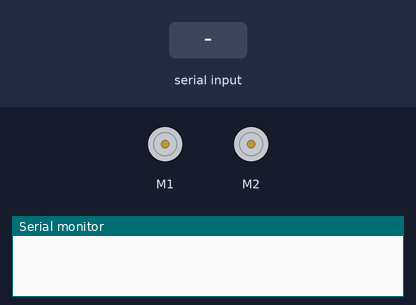
A sketch run on a simulated Arduino Uno, built with avr-gcc and run on an emulated ATmega328P. Shown: 2 × DC motor (green arrow = forward, orange = backward, longer = faster), the last lines printed to the serial monitor. Inputs (shaded band) come from the test bench.

Above: at 1.2 s.
1.3 s: "F" received over Serial
At 1.6 s:
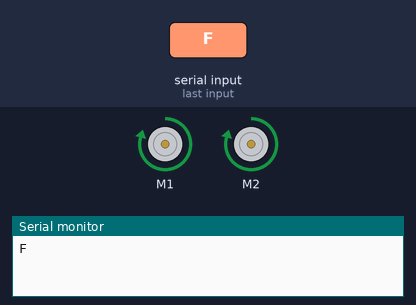
2.8 s: "B" received over Serial
At 3.9 s:
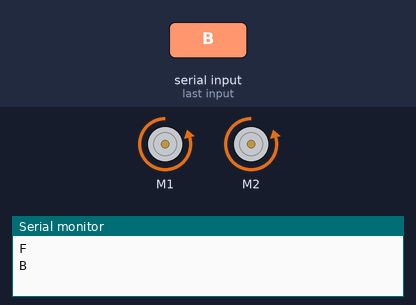
4.3 s: "L" received over Serial
At 5.1 s:
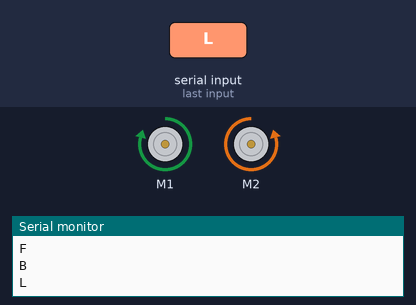
5.8 s: "R" received over Serial
At 6.2 s:
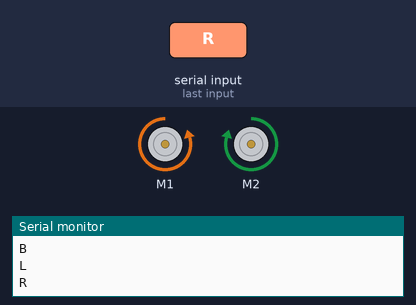
Timing chart, 0 to 8.3 s (numbered marks = the images above; inputs shaded):
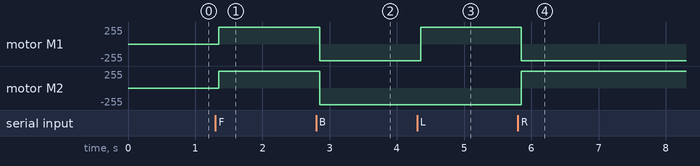

Measured:
- after the input at 1.3 s, motor M1, motor M2: stopped → forward 250/255 after 0.05 s
- after the input at 2.8 s, motor M1, motor M2: forward 250/255 → backward 250/255 after 0.05 s
- after the input at 4.3 s, motor M1: backward 250/255 → forward 250/255 after 0.05 s
- after the input at 5.8 s, motor M1: forward 250/255 → backward 250/255 after 0.05 s; motor M2: backward 250/255 → forward 250/255 after 0.05 s

The sketch:

BLUETOOTH_CAR.ino
```cpp
#include <AFMotor.h>
AF_DCMotor right_motor(1, MOTOR12_64KHZ);
AF_DCMotor left_motor(2, MOTOR12_64KHZ);

String readString;

void setup() {
  Serial.begin(9600);
  right_motor.setSpeed(250);
  left_motor.setSpeed(250);
}

void loop() {
  while(Serial.available()){
    delay(50);
    char c=Serial.read();
    readString+=c;
  }
  if(readString.length()>0){
    Serial.println(readString);
    if (readString =="F"){
      right_motor.run (FORWARD);
      left_motor.run (FORWARD);
      delay(500);
    }
    if (readString =="B"){
      right_motor.run (BACKWARD);
      left_motor.run (BACKWARD);
      delay(500);
    }
    if (readString =="L"){
      right_motor.run (FORWARD);
      left_motor.run (BACKWARD);
      delay(500);
    }
    if (readString =="R"){
      right_motor.run (BACKWARD);
      left_motor.run (FORWARD);
      delay(500);
    }
    if (readString =="S"){
      right_motor.run (RELEASE);
      left_motor.run (RELEASE);
      delay(500);
    }

    readString="";
  }
}
```
